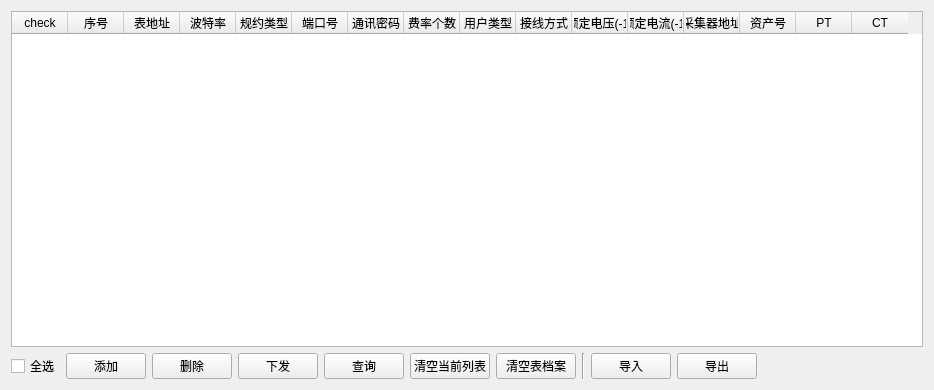
<?xml version="1.0" encoding="UTF-8"?>
<ui version="4.0">
 <class>myMeterArchives</class>
 <widget class="QWidget" name="myMeterArchives">
  <property name="geometry">
   <rect>
    <x>0</x>
    <y>0</y>
    <width>934</width>
    <height>390</height>
   </rect>
  </property>
  <property name="windowTitle">
   <string>表档案设置</string>
  </property>
  <layout class="QVBoxLayout" name="verticalLayout">
   <item>
    <widget class="QTableWidget" name="tableWidget">
     <property name="horizontalScrollBarPolicy">
      <enum>Qt::ScrollBarAsNeeded</enum>
     </property>
     <property name="sizeAdjustPolicy">
      <enum>QAbstractScrollArea::AdjustToContentsOnFirstShow</enum>
     </property>
     <property name="editTriggers">
      <set>QAbstractItemView::DoubleClicked</set>
     </property>
     <property name="selectionMode">
      <enum>QAbstractItemView::NoSelection</enum>
     </property>
     <property name="selectionBehavior">
      <enum>QAbstractItemView::SelectRows</enum>
     </property>
     <attribute name="horizontalHeaderDefaultSectionSize">
      <number>56</number>
     </attribute>
     <attribute name="verticalHeaderVisible">
      <bool>false</bool>
     </attribute>
     <column>
      <property name="text">
       <string>check</string>
      </property>
     </column>
     <column>
      <property name="text">
       <string>序号</string>
      </property>
     </column>
     <column>
      <property name="text">
       <string>表地址</string>
      </property>
     </column>
     <column>
      <property name="text">
       <string>波特率</string>
      </property>
     </column>
     <column>
      <property name="text">
       <string>规约类型</string>
      </property>
     </column>
     <column>
      <property name="text">
       <string>端口号</string>
      </property>
     </column>
     <column>
      <property name="text">
       <string>通讯密码</string>
      </property>
     </column>
     <column>
      <property name="text">
       <string>费率个数</string>
      </property>
     </column>
     <column>
      <property name="text">
       <string>用户类型</string>
      </property>
     </column>
     <column>
      <property name="text">
       <string>接线方式</string>
      </property>
     </column>
     <column>
      <property name="text">
       <string>额定电压(-1)</string>
      </property>
     </column>
     <column>
      <property name="text">
       <string>额定电流(-1)</string>
      </property>
     </column>
     <column>
      <property name="text">
       <string>采集器地址</string>
      </property>
     </column>
     <column>
      <property name="text">
       <string>资产号</string>
      </property>
     </column>
     <column>
      <property name="text">
       <string>PT</string>
      </property>
     </column>
     <column>
      <property name="text">
       <string>CT</string>
      </property>
     </column>
    </widget>
   </item>
   <item>
    <layout class="QHBoxLayout" name="horizontalLayout">
     <item>
      <widget class="QCheckBox" name="checkBox">
       <property name="text">
        <string>全选</string>
       </property>
      </widget>
     </item>
     <item>
      <widget class="QPushButton" name="pushButton">
       <property name="text">
        <string>添加</string>
       </property>
      </widget>
     </item>
     <item>
      <widget class="QPushButton" name="pushButton_2">
       <property name="text">
        <string>删除</string>
       </property>
      </widget>
     </item>
     <item>
      <widget class="QPushButton" name="pushButton_3">
       <property name="text">
        <string>下发</string>
       </property>
      </widget>
     </item>
     <item>
      <widget class="QPushButton" name="pushButton_5">
       <property name="text">
        <string>查询</string>
       </property>
      </widget>
     </item>
     <item>
      <widget class="QPushButton" name="pushButton_6">
       <property name="text">
        <string>清空当前列表</string>
       </property>
      </widget>
     </item>
     <item>
      <widget class="QPushButton" name="pushButton_8">
       <property name="text">
        <string>清空表档案</string>
       </property>
      </widget>
     </item>
     <item>
      <widget class="Line" name="line">
       <property name="orientation">
        <enum>Qt::Vertical</enum>
       </property>
      </widget>
     </item>
     <item>
      <widget class="QPushButton" name="pushButton_4">
       <property name="text">
        <string>导入</string>
       </property>
      </widget>
     </item>
     <item>
      <widget class="QPushButton" name="pushButton_7">
       <property name="text">
        <string>导出</string>
       </property>
      </widget>
     </item>
     <item>
      <spacer name="horizontalSpacer">
       <property name="orientation">
        <enum>Qt::Horizontal</enum>
       </property>
       <property name="sizeHint" stdset="0">
        <size>
         <width>40</width>
         <height>20</height>
        </size>
       </property>
      </spacer>
     </item>
    </layout>
   </item>
  </layout>
 </widget>
 <resources/>
 <connections/>
</ui>
